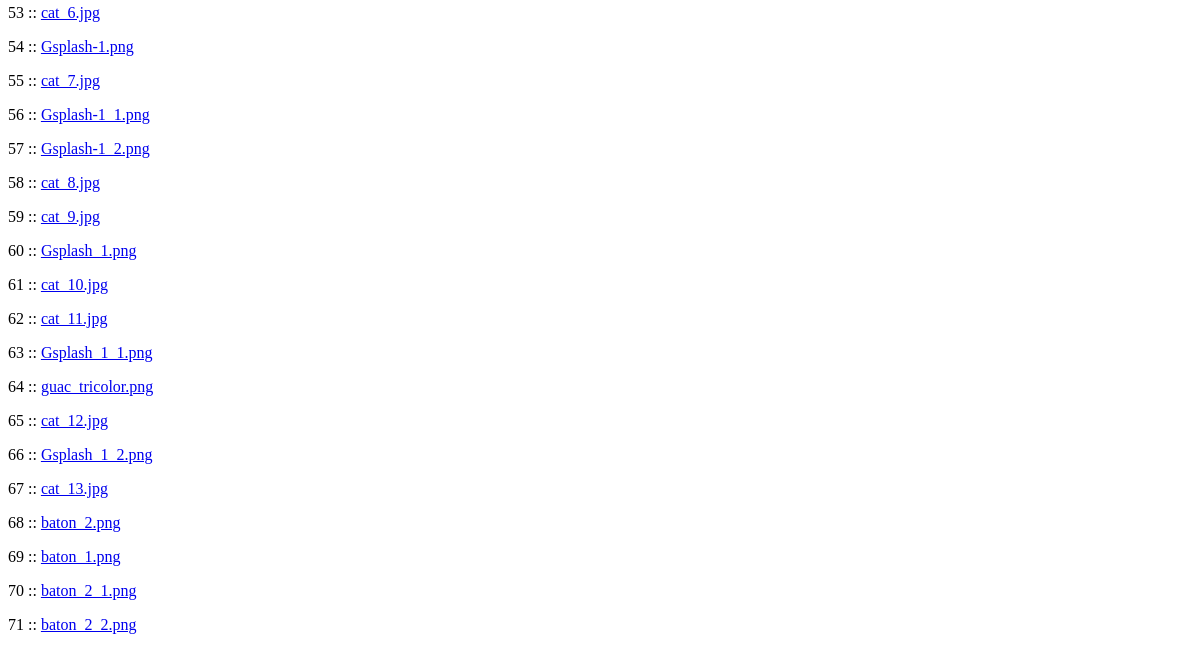
/list (lower part), run on an earlier commit of the app's database.
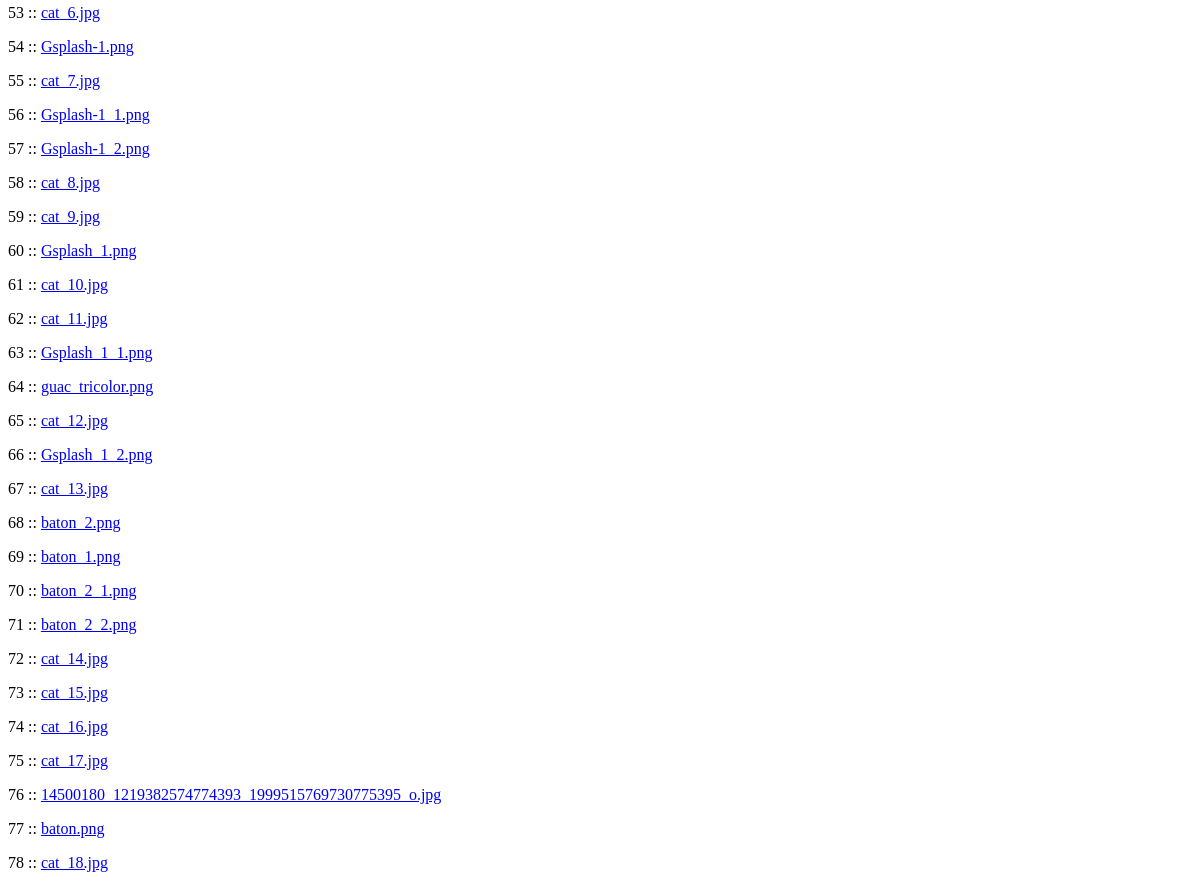
And on a later commit of the database.
### models.py (models this page shows, shortened)
class PostPic(db.Model):
    __tablename__ = "postpic"
    id = db.Column(db.Integer, primary_key=True)
    image = db.Column(db.String(255))
    link = db.Column(db.String(300))
    publish_date = db.Column(db.DateTime())

### view.py (the view)
@app.route('/list')
def list():
    data = PostPic.query.order_by(PostPic.id)
    return render_template('list.html', data=data )

### templates/list.html
{% for list in data %}
	<p>
	{{ list.id }} ::
		{% if list.link %}
			<a href="{{ url_for('show', path_id=list.link ) }} "> {{  list.image }} </a>
		{% else %}
			<a href="{{ url_for('show', path_id="aabbccdd" ) }} "> {{  list.image }} </a>
		{% endif %}
	</p>
{% endfor %}

What changed in the data, as far as the page shows it:
added PostPic: id "72", image "cat_14.jpg"
added PostPic: id "73", image "cat_15.jpg"
added PostPic: id "74", image "cat_16.jpg"
added PostPic: id "75", image "cat_17.jpg"
added PostPic: id "76", image "14500180_1219382574774393_1999515769730775395_o.jpg"
added PostPic: id "77", image "baton.png"
added PostPic: id "78", image "cat_18.jpg"
